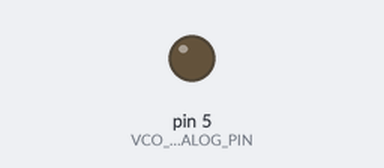
Recording of a sketch running on a simulated Arduino Uno, built with avr-gcc and run on an emulated ATmega328P. On the bench: output pins drawn as LEDs (lit = HIGH).

Above: at 0.1 s.
At 36.1 s:
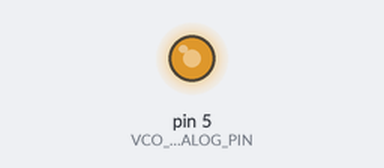
Timing chart, 0 to 40.0 s (numbered marks = the images above):
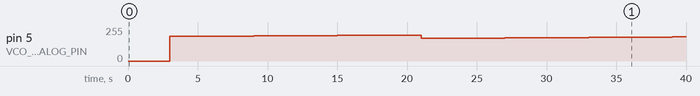

Measured:
- by itself, pin 5 (VCO_ANALOG_PIN): 0/255 → 184/255 at 3.0 s, → 186/255 3.0 s later, → 188/255 3.0 s later, → 190/255 3.0 s later, … (13 changes in this stretch)

The sketch:

COMM.ino
```cpp
/**************************************************************************/
/*************************      VCO CONTROL      **************************/
/** Program to control the input of the VCO                              **/
/** Circuit to be done                                                   **/
/**                                                                      **/
/**     ARDUINO                                                          **/
/**   ANALOG PIN -------- RESISTOR 330OHM ---------------- VCO INPUT     **/
/**                                            |                         **/
/**                                            |                         **/
/**                                            |                         **/
/**                                        CAPACITOR                     **/
/**                                          10 uF                       **/
/**                                            |                         **/
/**                                            |                         **/
/**                                           GND                        **/
/**                                                                      **/
/**************************************************************************/
/**************************************************************************/


/*****************************/
/********** DEFINES **********/
/*****************************/
#define VCO_ANALOG_OUTPUT_447MHz 194;    /* Analog output constant to obtain 447 MHz on VCO output */
#define VCO_ANALOG_OUTPUT_445MHz 182;    /* Analog output constant to obtain 445 MHz on VCO output */
#define VCO_ANALOG_OUTPUT_443MHz 170;    /* Analog output constant to obtain 443 MHz on VCO output */
#define VCO_ANALOG_PIN  5                /* Analog output pin to VCO input. Preferrably */
#define VCO_SIGNALPERIOD_MS 3000         /* Analog output signal change period */
#define VCO_OUPTUT_VALUE_SHIFT  2        /* Value to add to the analog output in each period */


int VCO_current_Analog_Output = VCO_ANALOG_OUTPUT_445MHz;          /* Current analog output on VCO pin */
int VCO_max_Analog_Output = VCO_ANALOG_OUTPUT_447MHz;              /* Boundaries of the VCO input */
int VCO_min_Analog_Output = VCO_ANALOG_OUTPUT_443MHz;

unsigned long VCO_time = 0;                                        /* Time control variables */
unsigned long VCO_lastTime = 0;

void setup() {}

/*
 * AddS [VCO_OUPTUT_VALUE_SHIFT] to the VCO input each [VCO_SIGNALPERIOD_MS] milliseconds.
 * The VCO output frequency varies continuously within 443 MHz and 447 MHz.
 * Change the "#define" variables to obtain other frequencies.
 *
 * VCO parameters:
 * * Kv = 0.12 V/MHz = 6.12 int units/MHz
 */
void loop() {


    VCO_time = millis();                                                /* Get current time */

    if( VCO_time - VCO_lastTime > VCO_SIGNALPERIOD_MS ){                /* Check whether we have to change the analog output value */

            if( VCO_current_Analog_Output >= VCO_max_Analog_Output ){   /* Check if the output is at maximum */
                VCO_current_Analog_Output = VCO_min_Analog_Output;      /* Restore the output to the VCO minimum input */

            } else {
                VCO_current_Analog_Output += VCO_OUPTUT_VALUE_SHIFT;    /* Otherwise, keep adding */
            }

        VCO_lastTime = VCO_time;                                        /* Refresh time variables */
        analogWrite(VCO_ANALOG_PIN,VCO_current_Analog_Output);          /* Refresh the analog output */
    }
}
```
